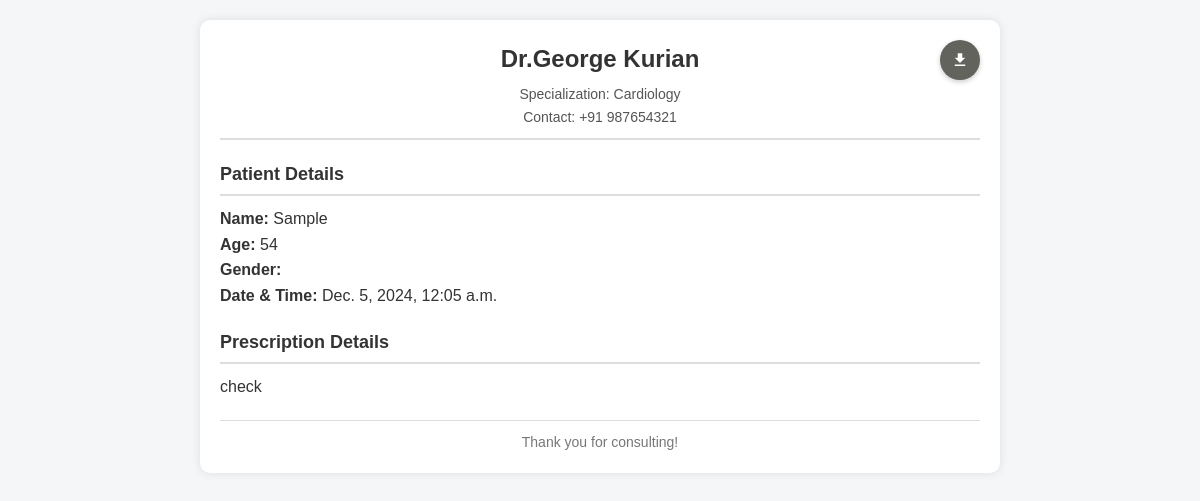
Before: /patients/prescription_patient_view/13/ with the older database file.
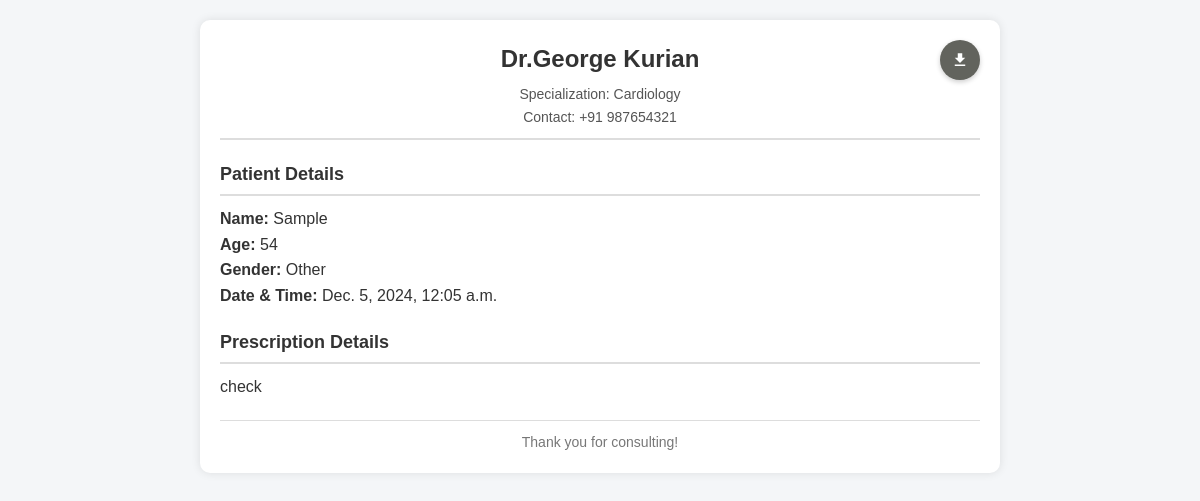
After: the same page with the newer database file.
### doctors/models.py (models this page shows, shortened)
class Prescription(models.Model):
    patient = models.OneToOneField(PatientInfo, on_delete=models.CASCADE, related_name='patient')
    doctor = models.ForeignKey(DoctorProfile, on_delete=models.CASCADE, related_name='doctor')
    slot = models.OneToOneField(AppointmentSlot, on_delete=models.SET_NULL, null=True, related_name='slot')
    prescription_text = CKEditor5Field(config_name='extends')
    date = models.DateField(auto_now_add=True)
    status = models.CharField(max_length=20, choices=[('Pending', 'Pending'), ('Approved', 'Approved')], default='Pending')

### patients/models.py (models this page shows, shortened)
class DoctorProfile(models.Model):
    user = models.OneToOneField(CustomUser, on_delete=models.CASCADE, null=True, blank=True, related_name='doctor_profile')
    first_name = models.CharField(max_length=100)
    last_name = models.CharField(max_length=100, blank=True, default='')
    full_name = models.CharField(max_length=100, editable=False)
    about = models.TextField()
    gender = models.CharField(max_length=10, choices=[('Male', 'Male'), ('Female', 'Female'), ('Other', 'Other')])
    dob = models.DateField(null=True, blank=True)
    profile_picture = models.ImageField(upload_to='doctor_images/', null=True, blank=True)
    specialization = models.ForeignKey(Specialization, on_delete=models.CASCADE)
    experience_years = models.PositiveIntegerField(default=0)
    qualification = models.CharField(max_length=150)
    college = models.CharField(max_length=150)
    clinic_address = models.TextField(null=True, blank=True)
    consultation_fee = models.PositiveIntegerField()
    is_active = models.BooleanField(default=True)
    date_joined = models.DateTimeField(auto_now_add=True)
    date_updated = models.DateTimeField(auto_now=True)

class Specialization(models.Model):
    category = models.ForeignKey(Category, on_delete=models.CASCADE, related_name='specializations')
    name = models.CharField(max_length=100, unique=True)
    description = models.TextField(null=True, blank=True)

class PatientInfo(models.Model):
    user = models.ForeignKey(CustomUser, on_delete=models.SET_NULL, null=True, related_name='patient_info')
    appointment = models.OneToOneField(AppointmentRequest, on_delete=models.CASCADE, related_name='patient_info')
    patient_name = models.CharField(max_length=150)
    address = models.TextField(default="")
    mobile = models.CharField(max_length=15)
    age = models.PositiveIntegerField()
    gender = models.CharField(max_length=10, choices=[('Male', 'Male'), ('Female', 'Female'), ('Other', 'Other')])
    weight = models.CharField(max_length=10, blank=True, null=True)
    description = models.TextField(default="")

class AppointmentSlot(models.Model):
    doctor = models.ForeignKey(DoctorProfile, on_delete=models.CASCADE, related_name="available_slots")
    date = models.DateField()
    start_time = models.TimeField()
    end_time = models.TimeField()
    is_available = models.BooleanField(default=True)
    is_booked = models.BooleanField(default=False)
    in_progress = models.BooleanField(default=False)
    created_at = models.DateTimeField(auto_now_add=True)
    updated_at = models.DateTimeField(auto_now=True)
    room_id = models.CharField(max_length=255, blank=True, null=True)
    class Meta:
        unique_together = ('doctor', 'date', 'start_time')

### accounts/models.py (models this page shows, shortened)
class CustomUser(AbstractBaseUser, PermissionsMixin):
    name = models.CharField(max_length=30)
    email = models.EmailField(unique=True)
    mobile = models.CharField(max_length=15, unique=True)
    country = models.CharField(max_length=50)
    countryCode = models.CharField(max_length=15)
    date_joined = models.DateTimeField(auto_now_add=True)
    date_updated = models.DateTimeField(auto_now=True)
    is_active = models.BooleanField(default=True)
    is_staff = models.BooleanField(default=False)
    user_type = models.CharField(max_length=20,choices=[('Doctor', 'Doctor'), ('Patient', 'Patient')], default='')
    jwt_token = models.CharField(max_length=512, blank=True, null=True)
    groups = models.ManyToManyField(
        'auth.Group',
        related_name='custom_user_set',
        blank=True
    )
    user_permissions = models.ManyToManyField(
        'auth.Permission',
        related_name='custom_user_set',
        blank=True
    )
    objects = CustomUserManager()
    USERNAME_FIELD = 'mobile'
    REQUIRED_FIELDS = ['name', 'email']
    class Meta:
        verbose_name = 'Custom User'
        verbose_name_plural = 'Custom Users'

### patients/views.py (the view)
# urls.py: path('prescription_patient_view/<int:prescription_id>/', PrescriptionPatientView.as_view(), name='prescription_patient_view'),
class PrescriptionPatientView(TemplateView):
    template_name = 'prescription_patient_view.html'
    def get_context_data(self, **kwargs):
        context = super().get_context_data(**kwargs)
        prescription_id = kwargs.get('prescription_id')
        prescription = get_object_or_404(Prescription, id=prescription_id)
        context['prescription'] = prescription
        context['for_pdf'] = True
        return context

### patients/templates/prescription_patient_view.html (shortened to what this page needs)
{% load static %}
<!DOCTYPE html>
<html lang="en">
<head>
</head>
<body>
    <div class="prescription-container">
        {% if for_pdf %}
        <div class="download-btn">
            <a href="{% url 'download_prescription' prescription_id=prescription.id %}" class="material-icons">
            </a>
        </div>
        {% endif %}
        <header>
            <h1>Dr.{{ prescription.doctor.full_name }}</h1>
            <p>Specialization: {{ prescription.doctor.specialization.name }}</p>
            <p>Contact: {{ prescription.doctor.user.countryCode }} {{ prescription.doctor.user.mobile }}</p>
        </header>
        <section class="patient-details">
            <h2 class="section-title">Patient Details</h2>
            <p><strong>Name:</strong> {{ prescription.patient.patient_name }}</p>
            <p><strong>Age:</strong> {{ prescription.patient.age }}</p>
            <p><strong>Gender:</strong> {{ prescription.patient.gender }}</p>
            <p><strong>Date & Time:</strong> {{ prescription.slot.date }}, {{ prescription.slot.start_time }}</p>
        </section>
        <section class="prescription-details">
            <h2 class="section-title">Prescription Details</h2>
            <div class="rich-text-content">
                {{ prescription.prescription_text|safe }}
            </div>
        </section>
        <footer>
            <p>Thank you for consulting!</p>
        </footer>
    </div>
</body>
</html>

### patients/templates/prescription_patient_view.html (style rules this page uses)
* { margin: 0; padding: 0; box-sizing: border-box; }
body { font-family: Arial, sans-serif; line-height: 1.6; color: #333; background-color: #f4f6f8; padding: 20px; }
.prescription-container { max-width: 800px; margin: auto; background: #fff; padding: 20px; border-radius: 10px; box-shadow: 0 0 10px rgba(0, 0, 0, 0.1); position: relative; }
header { text-align: center; border-bottom: 2px solid #ddd; padding-bottom: 10px; margin-bottom: 20px; }
header h1 { font-size: 24px; margin-bottom: 5px; }
header p { font-size: 14px; color: #555; }
.section-title { font-size: 18px; margin-bottom: 10px; border-bottom: 2px solid #ddd; padding-bottom: 5px; }
.patient-details, .prescription-details { margin-bottom: 20px; }
footer { text-align: center; font-size: 14px; color: #777; border-top: 1px solid #ddd; padding-top: 10px; margin-top: 20px; }
.download-btn { position: absolute; top: 20px; right: 20px; }
.download-btn a { display: inline-flex; align-items: center; justify-content: center; background-color: #62635d; color: white; border-radius: 50%; width: 40px; height: 40px; text-decoration: none; box-shadow: 0 2px 5px rgba(0, 0, 0, 0.2); font-size: 18px; cursor: pointer; }
.rich-text-content { font-size: 16px; line-height: 1.6; color: #333; }
.rich-text-content p { margin-bottom: 10px; }

Changed rows visible on the page:
changed through a linked row, Prescription "check": patient.gender (not shown) → "Other"
